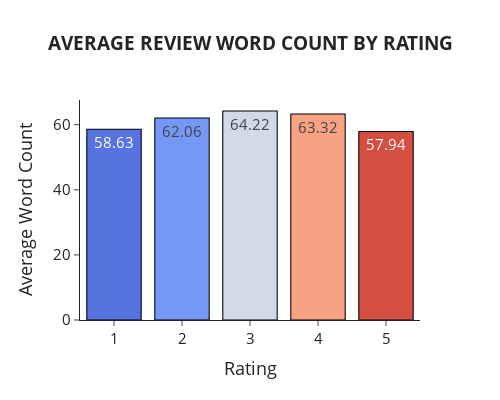

This figure's notebook cell:
### Code cell
fig = (
    go.Figure()
    .add_trace(
        go.Bar(
            x=grouped3["Rating"],
            y=grouped3["Word Count"],
            text=bar_word,
            textposition="inside",
            marker=dict(color=grouped3["Rating"], colorscale=color_scale),
        )
    )
    .update_layout(
        autosize=False,
        width=500,
        height=400,
        template="simple_white",
        font=dict(size=15),
        title=dict(
            text="<b>AVERAGE REVIEW WORD COUNT BY RATING<b>",
            font=dict(size=19),
            yref="paper",
            x=0.5,
        ),
        xaxis_title=dict(text="Rating", font=dict(size=18)),
        yaxis_title=dict(text="Average Word Count", font=dict(size=18)),
        showlegend=False,
    )
    .update_xaxes(tickfont=dict(size=15))
    .update_yaxes(tickfont=dict(size=15))
    .update_traces(dict(marker_line_width=1.05, marker_line_color="black"))
)
fig.show()

### Figure 1 — Plotly figure (JSON) as saved in the notebook; plotly's stock layout.template omitted (floating-point values rounded to 4 significant figures)
{"data": [{"marker": {"color": [1, 2, 3, 4, 5], "colorscale": [[0, "#5673e0"], [0.25, "#7597f6"], [0.5, "#d1dae9"], [0.75, "#f6a283"], [1, "#d44e41"]], "line": {"color": "black", "width": 1.05}}, "text": ["58.63", "62.06", "64.22", "63.32", "57.94"], "textposition": "inside", "type": "bar", "x": [1, 2, 3, 4, 5], "y": [58.63, 62.06, 64.22, 63.32, 57.94]}], "layout": {"autosize": false, "font": {"size": 15}, "height": 400, "showlegend": false, "title": {"font": {"size": 19}, "text": "<b>AVERAGE REVIEW WORD COUNT BY RATING<b>", "x": 0.5, "yref": "paper"}, "width": 500, "xaxis": {"tickfont": {"size": 15}, "title": {"font": {"size": 18}, "text": "Rating"}}, "yaxis": {"tickfont": {"size": 15}, "title": {"font": {"size": 18}, "text": "Average Word Count"}}}}
